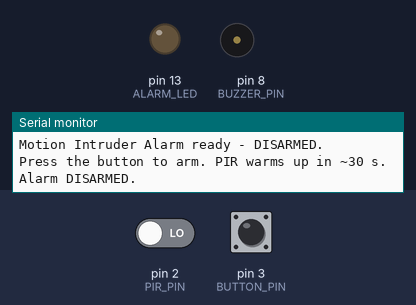
A sketch run on a simulated Arduino Uno, built with avr-gcc and run on an emulated ATmega328P. Shown: output pins drawn as LEDs (lit = HIGH), buzzer (waves = sounding, pin HIGH), the last lines printed to the serial monitor. The inputs (shaded band) are chosen by the test bench; at power-on: pin 3 (BUTTON_PIN) HIGH, pin 2 (PIR_PIN) LOW.

Above: at 1.2 s.
1.3 s: pin 3 (BUTTON_PIN) pulled LOW for 0.15 s
At 1.7 s:
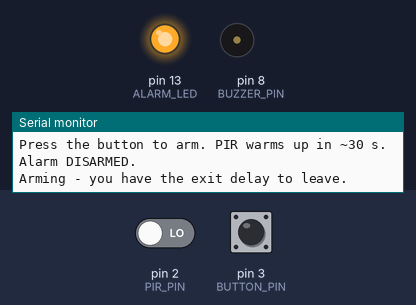
2.9 s: pin 3 (BUTTON_PIN) pulled LOW for 1 s
At 4.1 s:
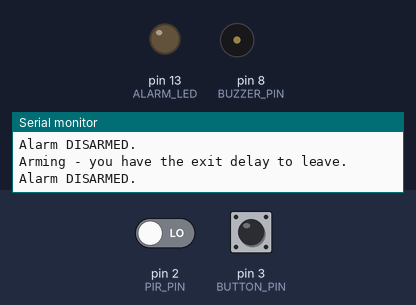
5.4 s: pin 3 (BUTTON_PIN) pulled LOW for 3.2 s
At 6.0 s:
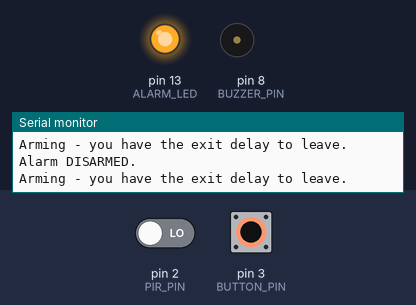
Timing chart, 0 to 8.4 s (numbered marks = the images above; inputs shaded):
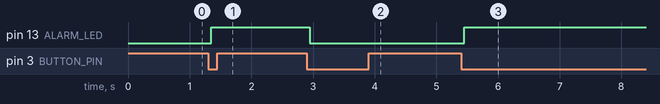

The sketch:

motion-intruder-alarm.ino
```cpp
/*
  Motion Intruder Alarm
  ----------------------
  PIR sensor watches a room / doorway. When the alarm is
  armed and motion is seen, a short entry delay gives you
  time to disarm it; if nobody does, the buzzer sounds and
  the LED flashes until disarmed. A single push button
  arms / disarms it. Alarm is DISARMED and silent on startup
  (safe default).

  Wiring:
    PIR OUT : D2
    PIR VCC : 5V, PIR GND: GND
    Button  : D3 to GND (uses INPUT_PULLUP)
    Buzzer  : D8 (active buzzer, + to D8, - to GND)
    Alarm LED: D13 (through a 220 ohm resistor to GND)
*/

// ---- Pin definitions ----
const int PIR_PIN    = 2;   // PIR motion sensor output
const int BUTTON_PIN = 3;   // Arm / disarm push button
const int BUZZER_PIN = 8;   // Buzzer
const int ALARM_LED  = 13;  // Alarm / armed LED

// ---- Timing (milliseconds). Tune to your doorway. ----
const unsigned long ENTRY_DELAY_MS = 10000;  // Time to disarm after motion
const unsigned long EXIT_DELAY_MS  = 10000;  // Time to leave after arming
const unsigned long DEBOUNCE_MS    = 50;

enum State { DISARMED, ARMING, ARMED, ENTRY, ALARMING };
State state = DISARMED;

unsigned long stateStartedAt = 0;
bool lastButtonReading = HIGH;

void setOutputs(bool buzzerOn, bool ledOn) {
  digitalWrite(BUZZER_PIN, buzzerOn ? HIGH : LOW);
  digitalWrite(ALARM_LED, ledOn ? HIGH : LOW);
}

void changeState(State next) {
  state = next;
  stateStartedAt = millis();
  setOutputs(false, next == ARMED || next == ARMING);
  if (next == ARMED)    Serial.println("Alarm ARMED.");
  if (next == DISARMED) Serial.println("Alarm DISARMED.");
  if (next == ALARMING) Serial.println("INTRUDER! Alarm sounding!");
}

bool buttonPressed() {
  bool reading = digitalRead(BUTTON_PIN);
  bool pressed = (lastButtonReading == HIGH && reading == LOW);
  lastButtonReading = reading;
  if (pressed) delay(DEBOUNCE_MS);
  return pressed;
}

void setup() {
  pinMode(PIR_PIN, INPUT);
  pinMode(BUTTON_PIN, INPUT_PULLUP);
  pinMode(BUZZER_PIN, OUTPUT);
  pinMode(ALARM_LED, OUTPUT);

  // Safe default: disarmed, buzzer and LED OFF on startup.
  setOutputs(false, false);

  Serial.begin(9600);
  Serial.println("Motion Intruder Alarm ready - DISARMED.");
  Serial.println("Press the button to arm. PIR warms up in ~30 s.");
  changeState(DISARMED);
}

void loop() {
  unsigned long now = millis();

  // The button toggles arming from any quiet state, and
  // silences / disarms the alarm from any active state.
  if (buttonPressed()) {
    if (state == DISARMED) {
      changeState(ARMING);
      Serial.println("Arming - you have the exit delay to leave.");
    } else {
      changeState(DISARMED);
    }
    return;
  }

  switch (state) {
    case ARMING:
      if (now - stateStartedAt >= EXIT_DELAY_MS) changeState(ARMED);
      break;

    case ARMED:
      if (digitalRead(PIR_PIN) == HIGH) {
        changeState(ENTRY);
        Serial.println("Motion detected - entry delay started.");
      }
      break;

    case ENTRY:
      // LED flashes as a "disarm me now" warning, no buzzer yet.
      digitalWrite(ALARM_LED, (now / 250) % 2 == 0 ? HIGH : LOW);
      if (now - stateStartedAt >= ENTRY_DELAY_MS) changeState(ALARMING);
      break;

    case ALARMING:
      // Flash the LED and pulse the buzzer until disarmed.
      bool on = (now / 300) % 2 == 0;
      setOutputs(on, on);
      break;

    case DISARMED:
    default:
      break;
  }
}
```

Measured:
- after the input at 1.3 s, pin 13 (ALARM_LED): LOW → HIGH after 0.05 s
- after the input at 2.9 s, pin 13 (ALARM_LED): HIGH → LOW after 0.05 s
- after the input at 5.4 s, pin 13 (ALARM_LED): LOW → HIGH after 0.05 s
